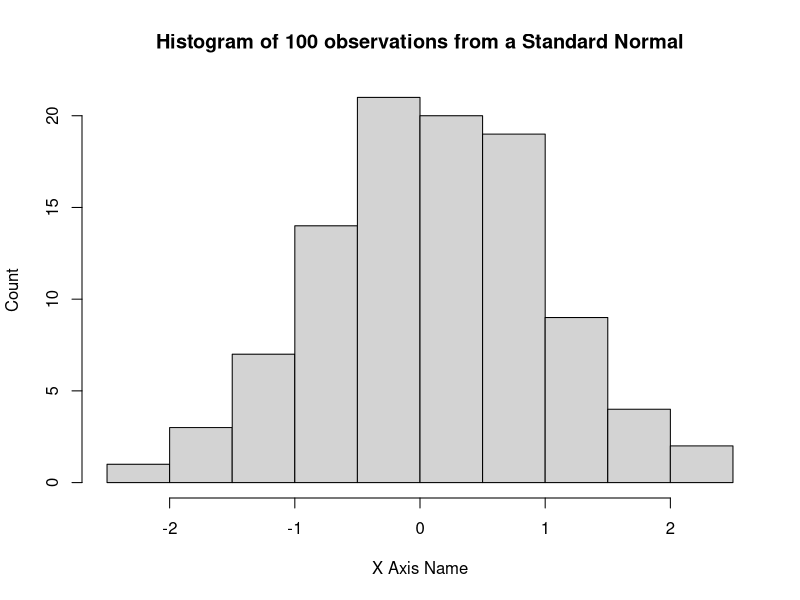

R code for this plot:
## ---- chunk 1
#| include: false
## set code chunk defaults. Right now, echo = TRUE by default!
knitr::opts_chunk$set(echo = TRUE) 

## Code to load data here

## ---- chunk 2
set.seed(1)
norm <- rnorm(100)
hist(x = norm, 
     xlab = "X Axis Name", 
     ylab = "Count", 
     main = "Histogram of 100 observations from a Standard Normal")
